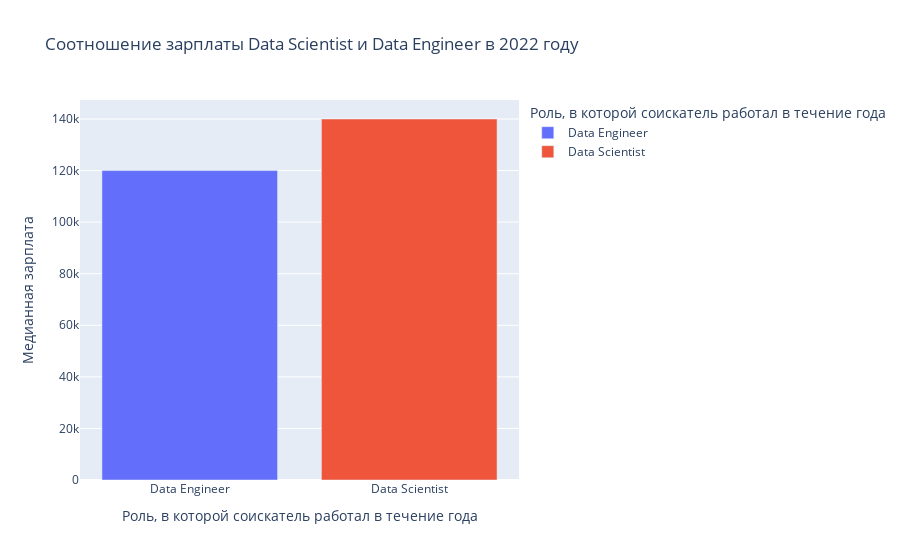

This figure's notebook cell:
### Markdown cell above
### Соотношение зарплаты Data Scientist и Data Engineer в 2022 году?

### Code cell
hr_agency_df_22 = hr_agency_df[(hr_agency_df['work_year'] == 2022) & (hr_agency_df['job_title'].isin(['Data Engineer','Data Scientist']))].copy()
hr_agency_df_22['job_title'] = hr_agency_df_22['job_title'].cat.remove_unused_categories()
grouped_ff = hr_agency_df_22.groupby('job_title')['salary_in_usd'].median().to_frame()
grouped_ff = grouped_ff.reset_index()

fig = px.bar(
    data_frame=grouped_ff,
    x='job_title',
    y='salary_in_usd',
    title='Соотношение зарплаты Data Scientist и Data Engineer в 2022 году',
    labels= dict(job_title = 'Роль, в которой соискатель работал в течение года', salary_in_usd='Медианная зарплата'),
    color='job_title'
)
fig.update_xaxes(type='category', categoryorder='category ascending')
fig

### Figure 1 — Plotly figure (JSON) as saved in the notebook; plotly's stock layout.template omitted (floating-point values rounded to 4 significant figures)
{"data": [{"alignmentgroup": "True", "hovertemplate": "Роль, в которой соискатель работал в течение года=%{x}<br>Медианная зарплата=%{y}<extra></extra>", "legendgroup": "Data Engineer", "marker": {"color": "#636efa", "pattern": {"shape": ""}}, "name": "Data Engineer", "offsetgroup": "Data Engineer", "orientation": "v", "showlegend": true, "textposition": "auto", "type": "bar", "x": ["Data Engineer"], "xaxis": "x", "y": [120000], "yaxis": "y"}, {"alignmentgroup": "True", "hovertemplate": "Роль, в которой соискатель работал в течение года=%{x}<br>Медианная зарплата=%{y}<extra></extra>", "legendgroup": "Data Scientist", "marker": {"color": "#EF553B", "pattern": {"shape": ""}}, "name": "Data Scientist", "offsetgroup": "Data Scientist", "orientation": "v", "showlegend": true, "textposition": "auto", "type": "bar", "x": ["Data Scientist"], "xaxis": "x", "y": [140000], "yaxis": "y"}], "layout": {"barmode": "relative", "legend": {"title": {"text": "Роль, в которой соискатель работал в течение года"}, "tracegroupgap": 0}, "title": {"text": "Соотношение зарплаты Data Scientist и Data Engineer в 2022 году"}, "xaxis": {"anchor": "y", "categoryarray": ["Data Engineer", "Data Scientist"], "categoryorder": "category ascending", "domain": [0, 1], "title": {"text": "Роль, в которой соискатель работал в течение года"}, "type": "category"}, "yaxis": {"anchor": "x", "domain": [0, 1], "title": {"text": "Медианная зарплата"}}}}
